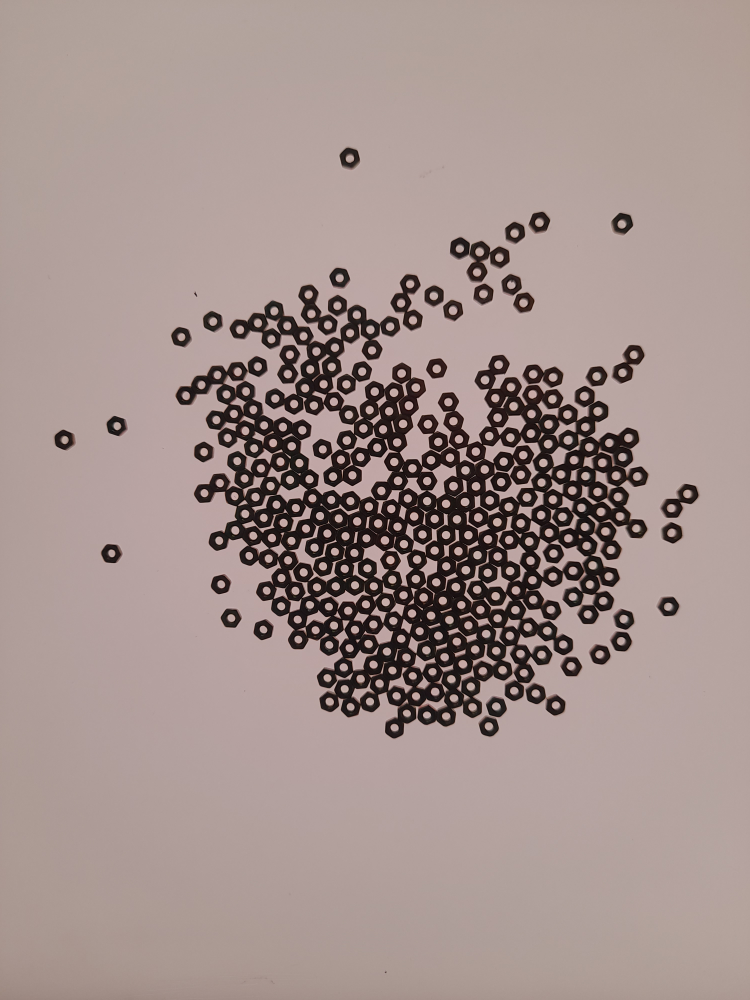
#> input picture CountingChallenge/nuts/20240713_194541.jpg, 3000 x 4000 px, found by its file name (shown at 1/4 size); its folder holds only this picture in this run
$ python nut.py
#> lines starting #> are read from the running program, lines starting #| are printed output that depends on the picture; after the words box and inside, x2 and y2 are one past the last pixel; in counts of white or black regions, pixels touching at a corner belong together
import cv2
import numpy as np
import os

def sharpen_image(img):
    kernel = np.array([[0, -1, 0],
                       [-1, 5, -1],
                       [0, -1, 0]])
    sharpened = cv2.filter2D(img, -1, kernel)
    return sharpened

def apply_morphology(img):
    kernel = np.ones((5, 5), np.uint8)
    closed = cv2.morphologyEx(img, cv2.MORPH_CLOSE, kernel)
    return closed

def update_threshold(image, value):
    ret, thresh = cv2.threshold(sharpen_image(image), value, 255, cv2.THRESH_BINARY_INV)
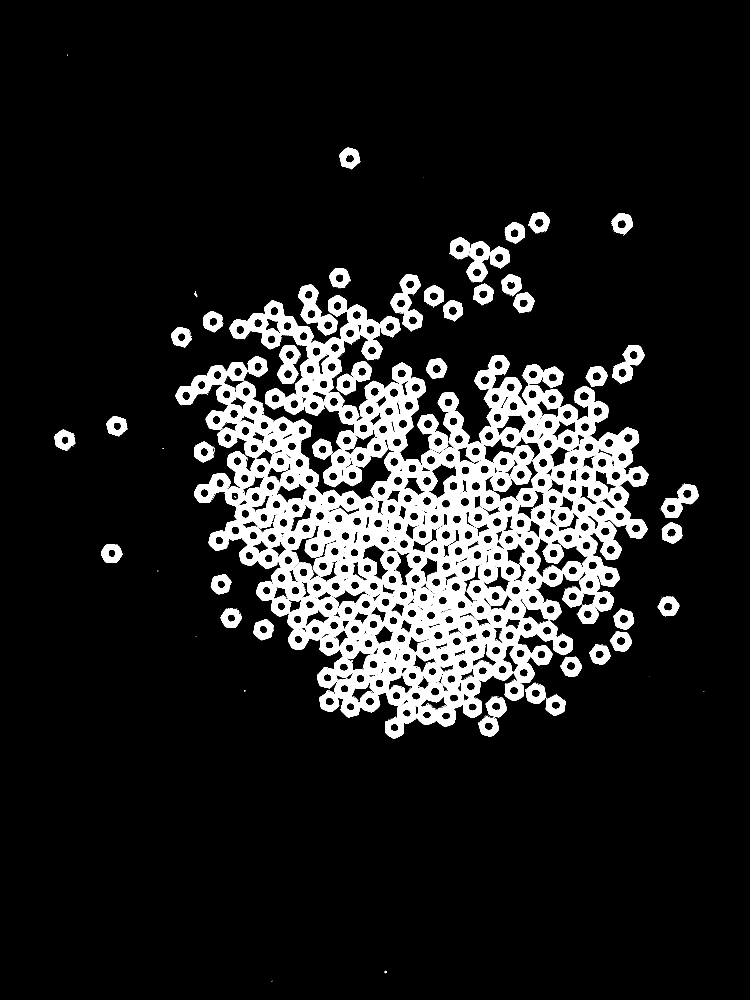
#> thresh: shape (4000, 3000) (shown at 1/4 size); 11.9% white; 1178 white regions (1114 under 20 px), largest, box (x1, y1, x2, y2) and area: (702, 1202, 2593, 2954) 1193871, (1865, 964, 2039, 1129) 12422, (1561, 1097, 1691, 1326) 12085
#> ret = 105
    closed_thresh = apply_morphology(thresh)
    contours, hierarchy = cv2.findContours(closed_thresh, cv2.RETR_TREE, cv2.CHAIN_APPROX_SIMPLE)
#> contours = 620 contours, 23 with area under 20; largest, box (x1, y1, x2, y2) and area: (702, 1180, 2593, 2954) 1750567, (1799, 950, 2039, 1131) 20478, (1561, 1097, 1691, 1326) 14668, (1193, 1139, 1351, 1344) 14284, (2137, 2155, 2350, 2308) 10726
    image_contours = cv2.cvtColor(image, cv2.COLOR_GRAY2BGR)
    cv2.drawContours(image_contours, contours, -1, (0, 255, 0), 2)
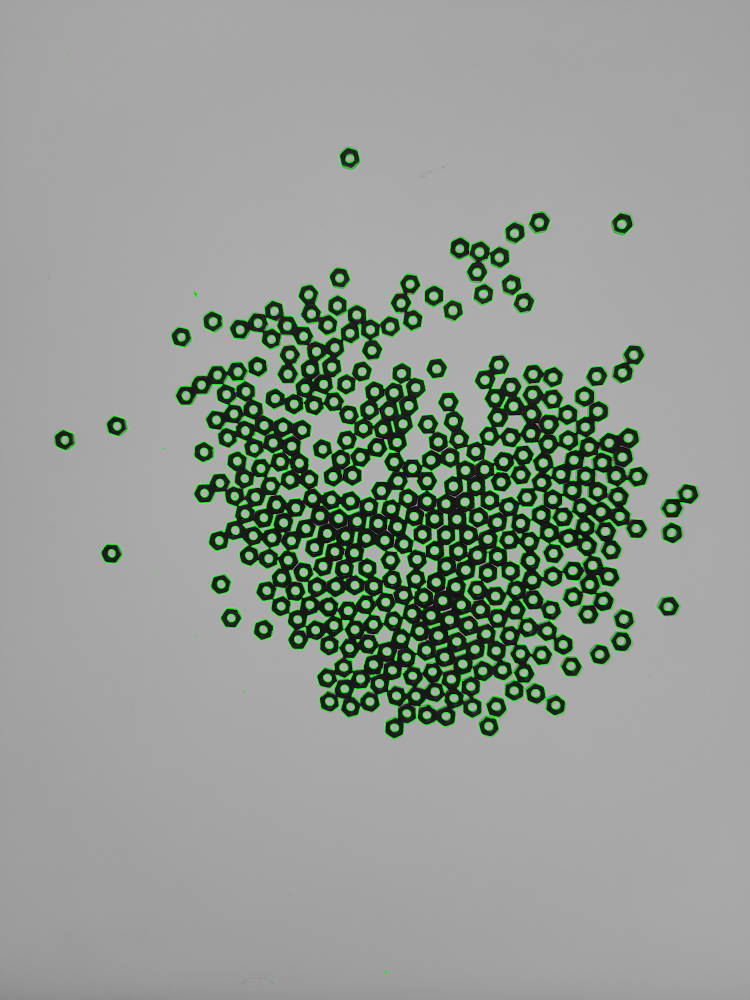
#> image_contours: shape (4000, 3000, 3) (shown at 1/4 size); mean B, G, R 147.3, 154.8, 147.3
    cv2.putText(image_contours, f'Total Contours: {len(contours)}', (10, 30), cv2.FONT_HERSHEY_SIMPLEX, 1, (0, 0, 255), 2)
    cv2.imshow('Contours', cv2.resize(image_contours, (0, 0), fx=0.5, fy=0.5))
    count_clusters(closed_thresh, image_contours)

def count_clusters(thresh, image_contours, circularity_threshold=0.7):
#> called with circularity_threshold = 0.7
    contours, _ = cv2.findContours(thresh, cv2.RETR_EXTERNAL, cv2.CHAIN_APPROX_SIMPLE)
#> contours = 60 contours, 21 with area under 20; largest, box (x1, y1, x2, y2) and area: (702, 1180, 2593, 2954) 1750567, (1799, 950, 2039, 1131) 20478, (1561, 1097, 1691, 1326) 14668, (1193, 1139, 1351, 1344) 14284, (2639, 1935, 2794, 2071) 10152
    cluster_count = 0
    for contour in contours:
        area = cv2.contourArea(contour)
        perimeter = cv2.arcLength(contour, True)
        if perimeter == 0:
            continue
        circularity = (4 * np.pi * area) / (perimeter ** 2)
        if circularity > circularity_threshold:
            cluster_count += 1
            cv2.drawContours(image_contours, [contour], -1, (0, 255, 0), 2)
#> this loop made 60 passes
#> (area, perimeter, circularity) on passes 2, 4, 7, 9, 10, 12, 13, 14: (31.5, 27.9, 0.509), (9857, 592.8, 0.353), (9697, 582.1, 0.36), (4892.5, 288.7, 0.738), (4903.5, 282.7, 0.771), (4961.5, 284.7, 0.769), (4802, 275.8, 0.794), (4835.5, 281.9, 0.765)
#> after the loop, cluster_count = 26
    cv2.putText(image_contours, f'Clusters: {cluster_count}', (10, 70), cv2.FONT_HERSHEY_SIMPLEX, 1, (0, 0, 255), 2)
    cv2.imshow('Clusters', cv2.resize(image_contours, (0, 0), fx=0.5, fy=0.5))

def process_images_in_directory(directory_path, threshold_value):
    for filename in os.listdir(directory_path):
        if filename.endswith(".jpg") or filename.endswith(".png"):
            image_path = os.path.join(directory_path, filename)
            image = cv2.imread(image_path, cv2.IMREAD_GRAYSCALE)
            if image is not None:
                print(f'Processing {filename}')
                update_threshold(image, threshold_value)
            else:
                print(f'Failed to load {filename}')
    cv2.waitKey(0)
    cv2.destroyAllWindows()

directory_path = '/Users/birajlayek1230/Desktop/task/CountingChallenge/nuts'
threshold_value = 105

process_images_in_directory(directory_path, threshold_value)

$ run again, on CountingChallenge/nuts/20240713_194551.jpg
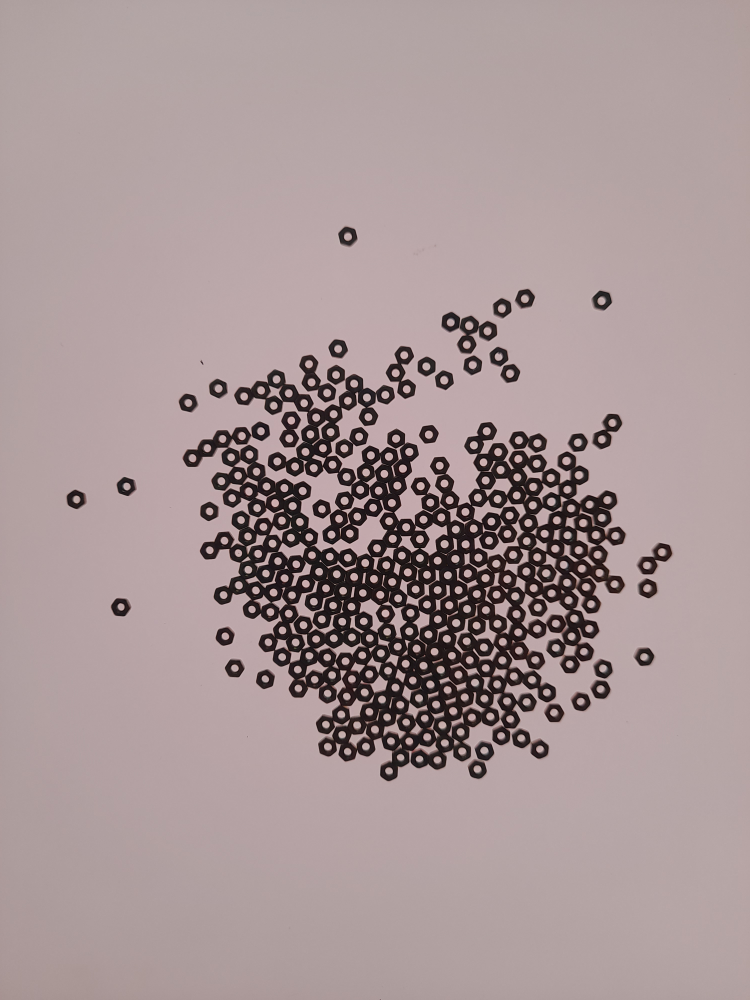
#> input picture CountingChallenge/nuts/20240713_194551.jpg, 3000 x 4000 px, found by its file name (shown at 1/4 size)
#> in update_threshold, `ret, thresh = cv2.threshold(sharpen_image(image), value, 255, cv2.THRE..`:
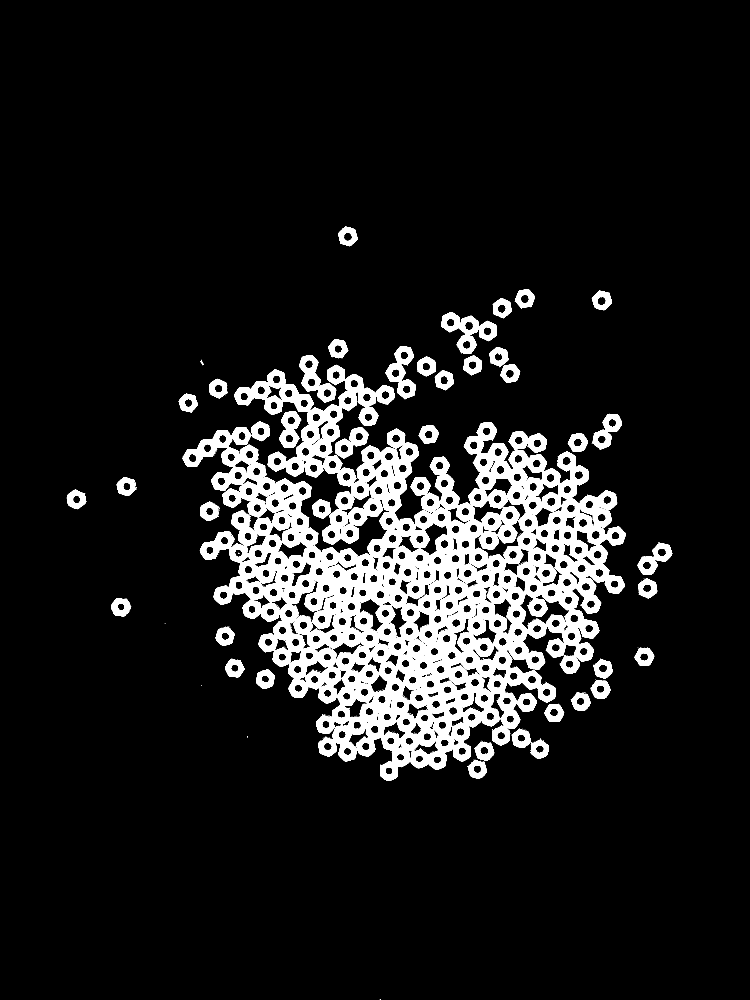
#> thresh: shape (4000, 3000) (shown at 1/4 size); 10.4% white; 968 white regions (911 under 20 px), largest, box (x1, y1, x2, y2) and area: (731, 1478, 2503, 3124) 1047820, (1543, 1384, 1664, 1597) 10452, (1826, 1263, 1988, 1416) 10407
#> ret = 105
#> closed: shape (4000, 3000); 10.7% white; 49 white regions (10 under 20 px)
#> in update_threshold, `contours, hierarchy = cv2.findContours(closed_thresh, cv2.RETR_TREE, c..`: contours = 614 contours, 10 with area under 20; largest, box (x1, y1, x2, y2) and area: (731, 1459, 2503, 3124) 1525996, (1765, 1248, 1988, 1416) 17272, (1543, 1384, 1664, 1597) 12612, (1197, 1420, 1345, 1611) 12506, (2079, 2375, 2276, 2518) 9388
#> in update_threshold, `cv2.drawContours(image_contours, contours, -1, (0, 255, 0), 2)`:
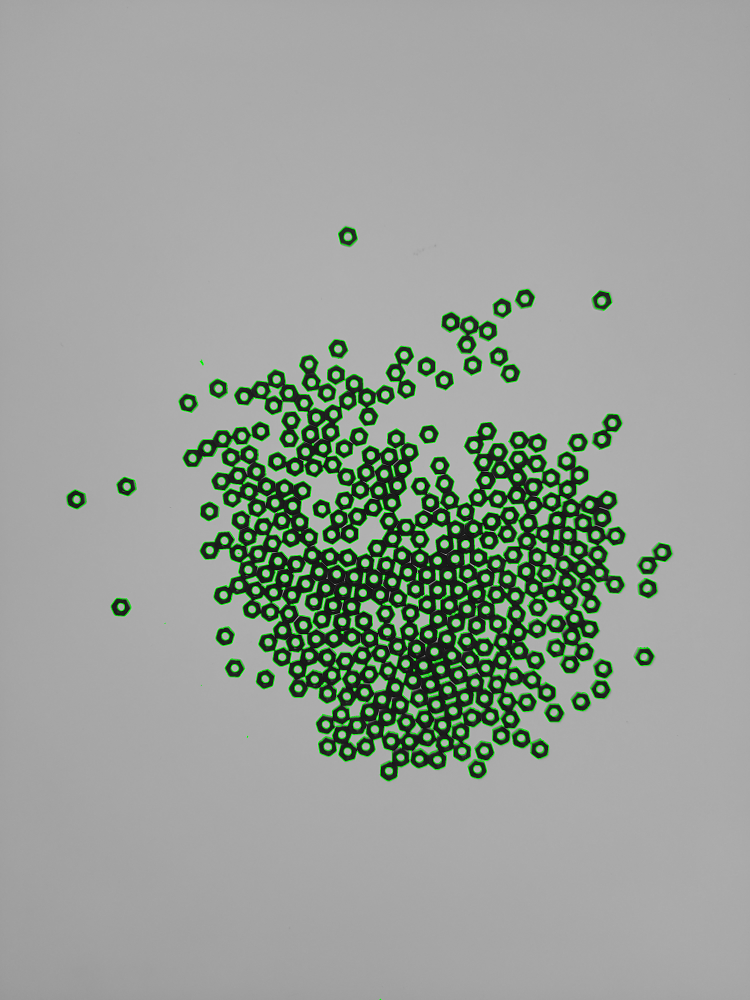
#> image_contours: shape (4000, 3000, 3) (shown at 1/4 size); mean B, G, R 152.6, 159.6, 152.6
#> in count_clusters, `contours, _ = cv2.findContours(thresh, cv2.RETR_EXTERNAL, cv2.CHAIN_AP..`: contours = 46 contours, 7 with area under 20; largest, box (x1, y1, x2, y2) and area: (731, 1459, 2503, 3124) 1525996, (1765, 1248, 1988, 1416) 17272, (1543, 1384, 1664, 1597) 12612, (1197, 1420, 1345, 1611) 12506, (2550, 2170, 2689, 2297) 8504
#> the loop in count_clusters, `for contour in contours:` made 46 passes
#> (area, perimeter, circularity) on passes 2, 4, 5, 6, 8, 10, 11, 12: (8367.5, 551.2, 0.346), (8347.5, 556.7, 0.338), (4216, 258.8, 0.791), (4144, 268.8, 0.721), (4253, 266, 0.756), (4217.5, 263.4, 0.764), (4148.5, 261.4, 0.763), (4095.5, 256.7, 0.781)
#> after the loop in count_clusters, `for contour in contours:`: cluster_count = 26
